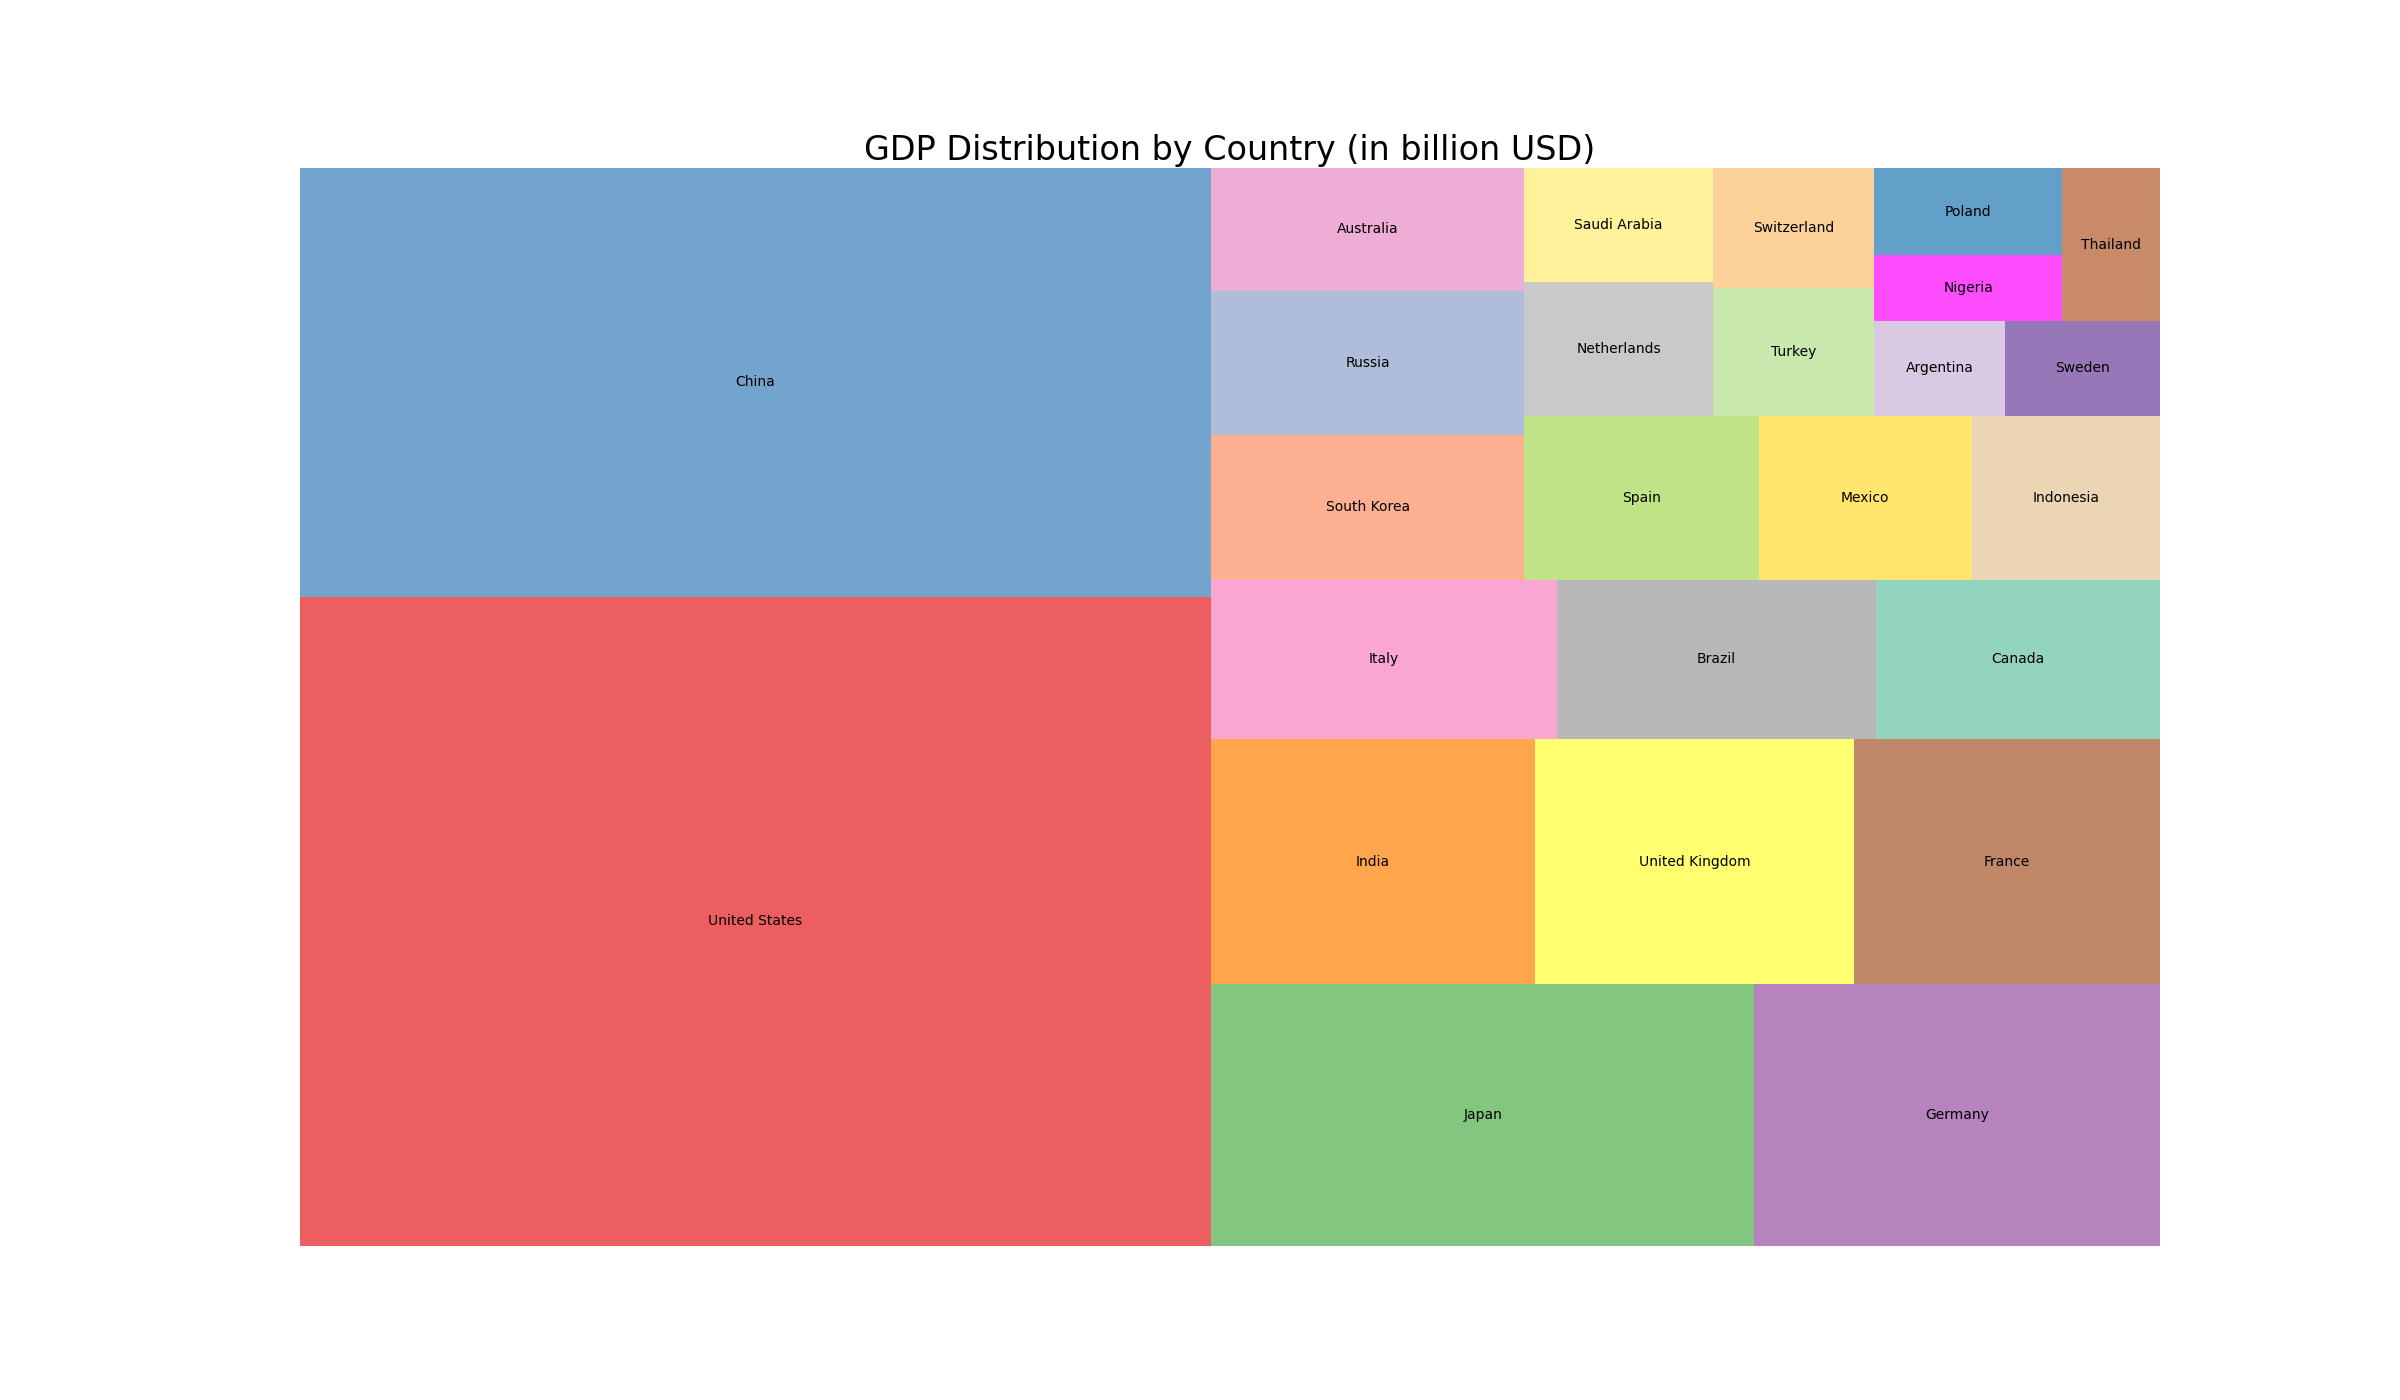

The script that drew this image:

import pandas as pd
import seaborn as sns
import matplotlib.pyplot as plt
import squarify

# Creating a DataFrame from the provided dataset
data = {
    'Country': ['United States', 'China', 'Japan', 'Germany', 'India', 'United Kingdom', 'France', 'Italy',
                'Brazil', 'Canada', 'South Korea', 'Russia', 'Australia', 'Spain', 'Mexico', 'Indonesia',
                'Netherlands', 'Saudi Arabia', 'Turkey', 'Switzerland', 'Argentina', 'Sweden', 'Nigeria',
                'Poland', 'Thailand'],
    'GDP': [21427, 14140, 5150, 3846, 2875, 2827, 2716, 2001, 1839, 1643, 1642, 1633, 1393, 1393, 1267, 1119,
            912, 779, 743, 703, 449, 529, 448, 595, 543]
}

df = pd.DataFrame(data)

# Plotting the treemap
plt.figure(figsize=(24, 14))
colors = ["#e41a1c", "#377eb8", "#4daf4a", "#984ea3", "#ff7f00", "#ffff33",
          "#a65628", "#f781bf", "#999999", "#66c2a5", "#fc8d62", "#8da0cb",
          "#e78ac3", "#a6d854", "#ffd92f", "#e5c494", "#b3b3b3", "#ffed6f",
          "#b2df8a", "#fdbf6f", "#cab2d6", "#6a3d9a", "#ff00ff", "#1f78b4", "#b15928"]

# Using squarify to plot treemap
squarify.plot(sizes=df['GDP'], label=df['Country'], color=colors, alpha=0.7)
plt.title('GDP Distribution by Country (in billion USD)', fontsize=24)
plt.axis('off')
plt.show()
